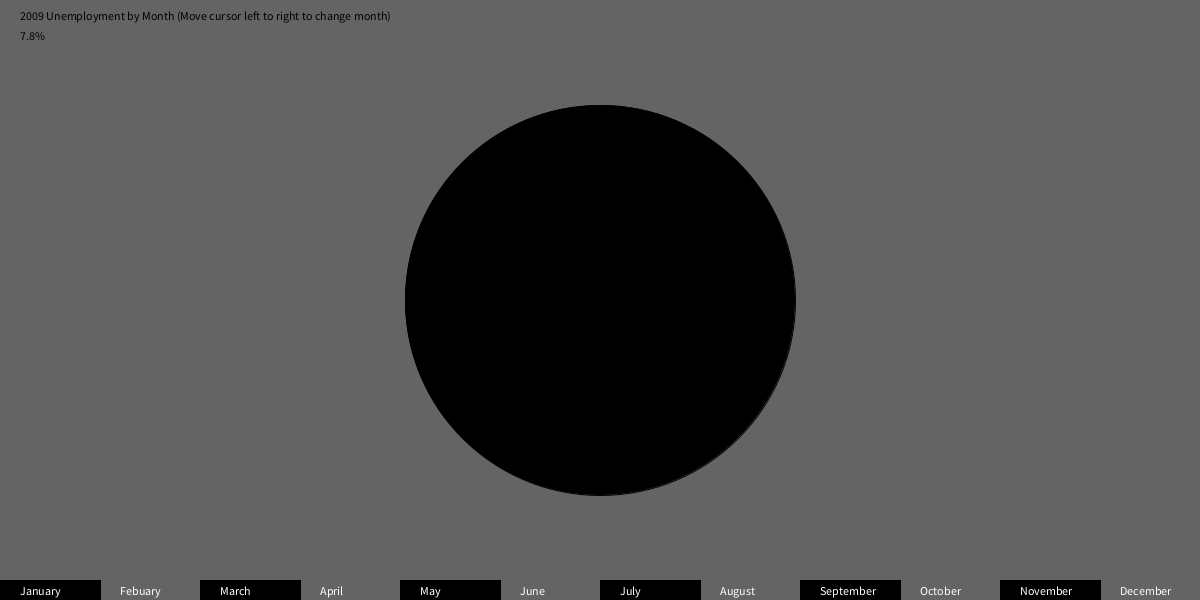
Frame 1 (no input)
Frame 60 (the mouse pressed at the canvas centre just before this capture): identical to frame 1, image omitted
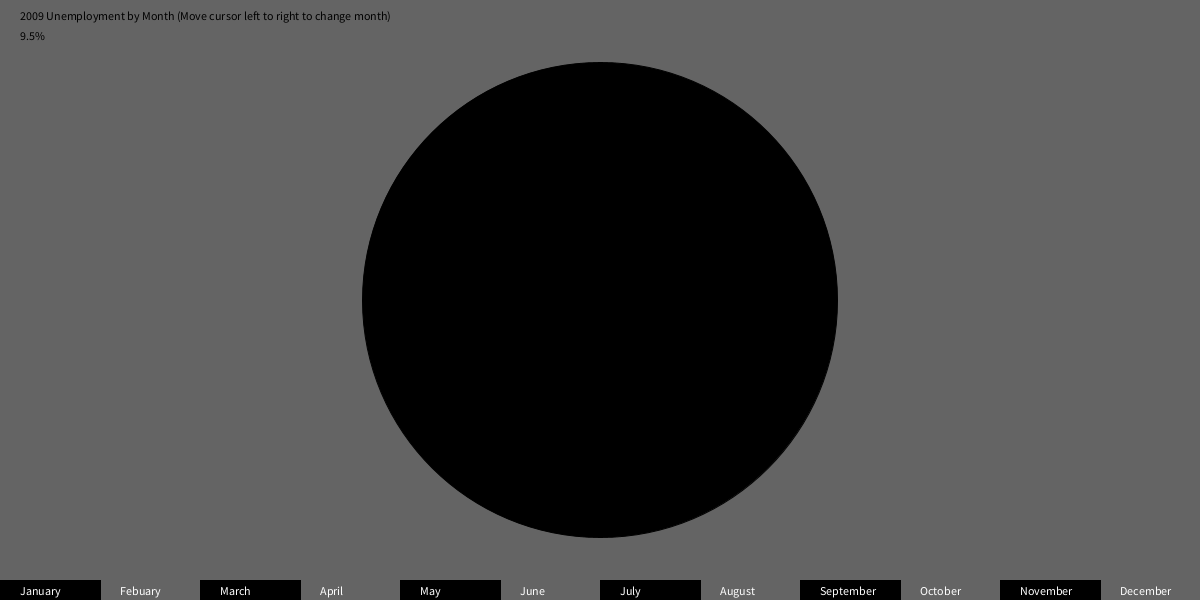
Frame 120 (the mouse held since frame 60 and released just before this capture)

The Processing sketch that drew these frames (run headless with seeded random() and noise(); from frame 60 on, the mouse is pressed at the canvas centre):

// Processing sketch: processing_70092
// ── processing_70092.pde

//by Kevin Baker
//draws a circle with a radius proportional to the unemployment rate

int Month;
float UnEm;
void setup () {
  size (1200,600);
  Month=0;
  smooth ();  
}

void draw () {
  background (100);
  fill (0);
  text ("2009 Unemployment by Month (Move cursor left to right to change month)", 20, 20);
  Month=int(mouseX/100);
  if (Month==0){
    UnEm=7.8;
     text ("7.8%", 20, 40);
  }
  if (Month==1){
    UnEm=8.3;
     text ("8.3%", 20, 40);
  }
    if (Month==2){
    UnEm=8.7;
     text ("8.7%", 20, 40);
  }
  if (Month==3){
    UnEm=8.9;
     text ("8.9%", 20, 40);
  }
   if (Month==4){
    UnEm=9.4;
     text ("9.4%", 20, 40);
  }
  if (Month==5){
    UnEm=9.5;
     text ("9.5%", 20, 40);
  }
    if (Month==6){
    UnEm=9.5;
     text ("9.5%", 20, 40);
  }
  if (Month==7){
    UnEm=9.6;
    text ("9.6%", 20, 40);
  }
   if (Month==8){
    UnEm=9.8;
    text ("9.8%", 20, 40);
  }
  if (Month==9){
    UnEm=10.0;
    text ("10%", 20, 40);
  }
    if (Month==10){
    UnEm=9.9;
    text ("9.9%", 20, 40);
  }
  if (Month==11){
    UnEm=9.9;
    text ("9.9%", 20, 40);
  }
  ellipse (600,300, UnEm*50, UnEm*50);
  rect (0, 580, 100, 100);
  rect (200, 580, 100, 100);
  rect (400, 580, 100, 100);
  rect (600, 580, 100, 100);
  rect (800, 580, 100, 100);
  rect (1000, 580, 100, 100);
  fill (255);
  text ("January", 20, 595);
  text ("Febuary", 120, 595);
  text ("March", 220, 595);
  text ("April", 320, 595);
  text ("May", 420, 595);
  text ("June", 520, 595);
  text ("July", 620, 595);
  text ("August", 720, 595);
  text ("September", 820, 595);
  text ("October", 920, 595);
  text ("November", 1020, 595);
  text ("December", 1120, 595);

}
